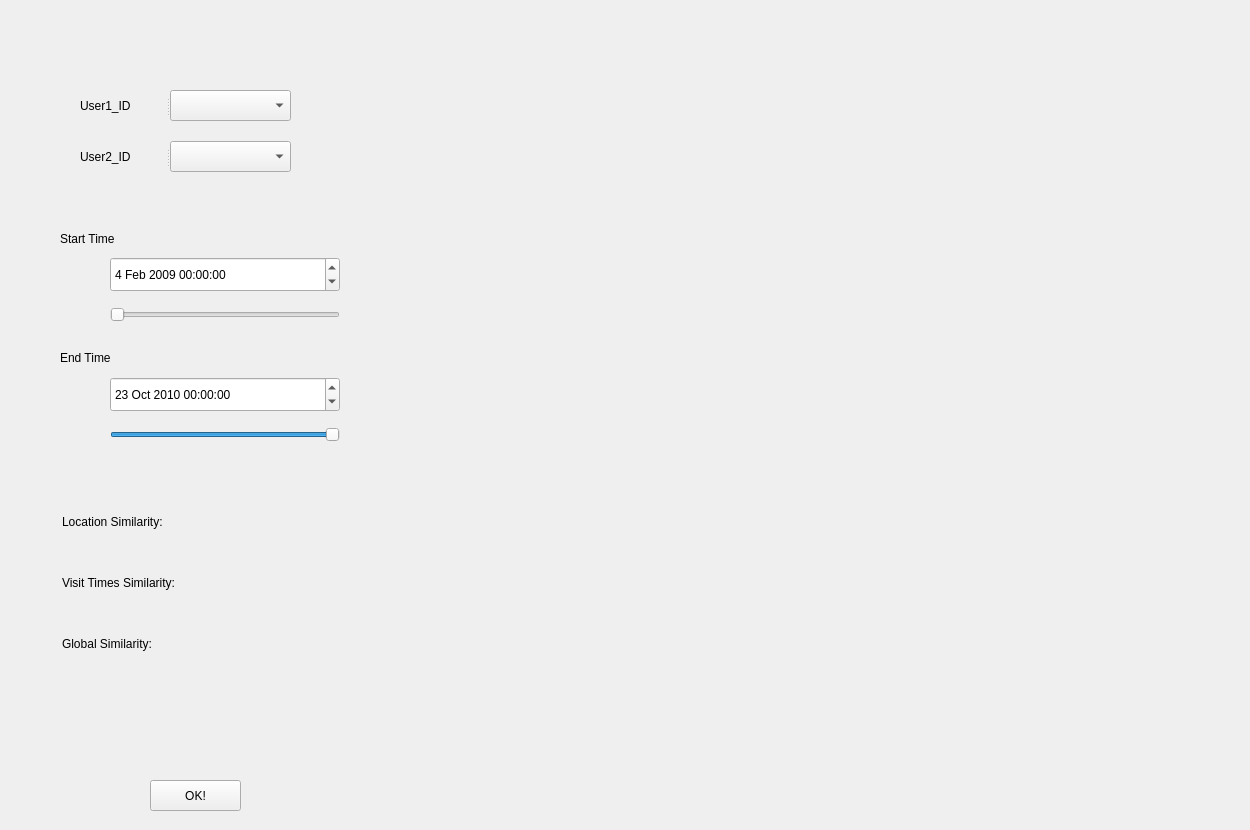
   <widget class="QWidget" name="tab_7">
    <attribute name="title">
     <string>Similarity of Users</string>
    </attribute>
    <widget class="QSplitter" name="splitter_4">
     <property name="geometry">
      <rect>
       <x>80</x>
       <y>141</y>
       <width>211</width>
       <height>31</height>
      </rect>
     </property>
     <property name="orientation">
      <enum>Qt::Horizontal</enum>
     </property>
     <widget class="QLabel" name="label_29">
      <property name="styleSheet">
       <string notr="true">font: 9pt &quot;Times New Roman&quot;;
font: 10pt &quot;Arial&quot;;</string>
      </property>
      <property name="text">
       <string>User2_ID</string>
      </property>
     </widget>
     <widget class="QComboBox" name="sml_user_box_2"/>
    </widget>
    <widget class="QLabel" name="label_30">
     <property name="geometry">
      <rect>
       <x>60</x>
       <y>348</y>
       <width>177</width>
       <height>20</height>
      </rect>
     </property>
     <property name="styleSheet">
      <string notr="true">font: 9pt &quot;Times New Roman&quot;;
font: 10pt &quot;Arial&quot;;</string>
     </property>
     <property name="text">
      <string>End Time</string>
     </property>
    </widget>
    <widget class="QDateTimeEdit" name="sml_end_edit">
     <property name="geometry">
      <rect>
       <x>110</x>
       <y>377</y>
       <width>230</width>
       <height>35</height>
      </rect>
     </property>
     <property name="dateTime">
      <datetime>
       <hour>0</hour>
       <minute>0</minute>
       <second>0</second>
       <year>2010</year>
       <month>10</month>
       <day>23</day>
      </datetime>
     </property>
    </widget>
    <widget class="QDateTimeEdit" name="sml_str_edit">
     <property name="geometry">
      <rect>
       <x>110</x>
       <y>257</y>
       <width>230</width>
       <height>35</height>
      </rect>
     </property>
     <property name="dateTime">
      <datetime>
       <hour>0</hour>
       <minute>0</minute>
       <second>0</second>
       <year>2009</year>
       <month>2</month>
       <day>4</day>
      </datetime>
     </property>
    </widget>
    <widget class="QSlider" name="sml_end_sld">
     <property name="geometry">
      <rect>
       <x>110</x>
       <y>427</y>
       <width>230</width>
       <height>16</height>
      </rect>
     </property>
     <property name="maximum">
      <number>626</number>
     </property>
     <property name="singleStep">
      <number>1</number>
     </property>
     <property name="value">
      <number>626</number>
     </property>
     <property name="sliderPosition">
      <number>626</number>
     </property>
     <property name="orientation">
      <enum>Qt::Horizontal</enum>
     </property>
    </widget>
    <widget class="QSlider" name="sml_str_sld">
     <property name="geometry">
      <rect>
       <x>110</x>
       <y>307</y>
       <width>230</width>
       <height>16</height>
      </rect>
     </property>
     <property name="maximum">
      <number>626</number>
     </property>
     <property name="singleStep">
      <number>1</number>
     </property>
     <property name="orientation">
      <enum>Qt::Horizontal</enum>
     </property>
    </widget>
    <widget class="QLabel" name="label_31">
     <property name="geometry">
      <rect>
       <x>60</x>
       <y>227</y>
       <width>92</width>
       <height>23</height>
      </rect>
     </property>
     <property name="styleSheet">
      <string notr="true">font: 9pt &quot;Times New Roman&quot;;
font: 10pt &quot;Arial&quot;;</string>
     </property>
     <property name="text">
      <string>Start Time</string>
     </property>
    </widget>
    <widget class="QSplitter" name="splitter_5">
     <property name="geometry">
      <rect>
       <x>80</x>
       <y>90</y>
       <width>211</width>
       <height>31</height>
      </rect>
     </property>
     <property name="orientation">
      <enum>Qt::Horizontal</enum>
     </property>
     <widget class="QLabel" name="label_32">
      <property name="styleSheet">
       <string notr="true">font: 9pt &quot;Times New Roman&quot;;
font: 10pt &quot;Arial&quot;;</string>
      </property>
      <property name="text">
       <string>User1_ID</string>
      </property>
     </widget>
     <widget class="QComboBox" name="sml_user_box"/>
    </widget>
    <widget class="QChartView" name="sml_chart1" native="true">
     <property name="geometry">
      <rect>
       <x>500</x>
       <y>30</y>
       <width>741</width>
       <height>791</height>
      </rect>
     </property>
    </widget>
    <widget class="QLabel" name="label_33">
     <property name="geometry">
      <rect>
       <x>62</x>
       <y>501</y>
       <width>191</width>
       <height>41</height>
      </rect>
     </property>
     <property name="styleSheet">
      <string notr="true">font: 9pt &quot;Times New Roman&quot;;
font: 10pt &quot;Arial&quot;;</string>
     </property>
     <property name="text">
      <string>Location Similarity:</string>
     </property>
    </widget>
    <widget class="QPushButton" name="sml_ok">
     <property name="geometry">
      <rect>
       <x>150</x>
       <y>780</y>
       <width>91</width>
       <height>31</height>
      </rect>
     </property>
     <property name="text">
      <string>OK!</string>
     </property>
    </widget>
    <widget class="QLabel" name="label_34">
     <property name="geometry">
      <rect>
       <x>62</x>
       <y>562</y>
       <width>191</width>
       <height>41</height>
      </rect>
     </property>
     <property name="styleSheet">
      <string notr="true">font: 9pt &quot;Times New Roman&quot;;
font: 10pt &quot;Arial&quot;;</string>
     </property>
     <property name="text">
      <string>Visit Times Similarity:</string>
     </property>
    </widget>
    <widget class="QLabel" name="label_35">
     <property name="geometry">
      <rect>
       <x>62</x>
       <y>623</y>
       <width>191</width>
       <height>41</height>
      </rect>
     </property>
     <property name="styleSheet">
      <string notr="true">font: 9pt &quot;Times New Roman&quot;;
font: 10pt &quot;Arial&quot;;</string>
     </property>
     <property name="text">
      <string>Global Similarity:</string>
     </property>
    </widget>
    <widget class="QWidget" name="">
     <property name="geometry">
      <rect>
       <x>262</x>
       <y>500</y>
       <width>181</width>
       <height>171</height>
      </rect>
     </property>
     <layout class="QVBoxLayout" name="verticalLayout_3">
      <item>
       <widget class="QLabel" name="lsml_label">
        <property name="styleSheet">
         <string notr="true">font: 9pt &quot;Times New Roman&quot;;
font: 10pt &quot;Arial&quot;;</string>
        </property>
        <property name="text">
         <string/>
        </property>
       </widget>
      </item>
      <item>
       <widget class="QLabel" name="vsml_label">
        <property name="styleSheet">
         <string notr="true">font: 9pt &quot;Times New Roman&quot;;
font: 10pt &quot;Arial&quot;;</string>
        </property>
        <property name="text">
         <string/>
        </property>
       </widget>
      </item>
      <item>
       <widget class="QLabel" name="gsml_label">
        <property name="styleSheet">
         <string notr="true">font: 9pt &quot;Times New Roman&quot;;
font: 10pt &quot;Arial&quot;;</string>
        </property>
        <property name="text">
         <string/>
        </property>
       </widget>
      </item>
     </layout>
    </widget>
   </widget>
